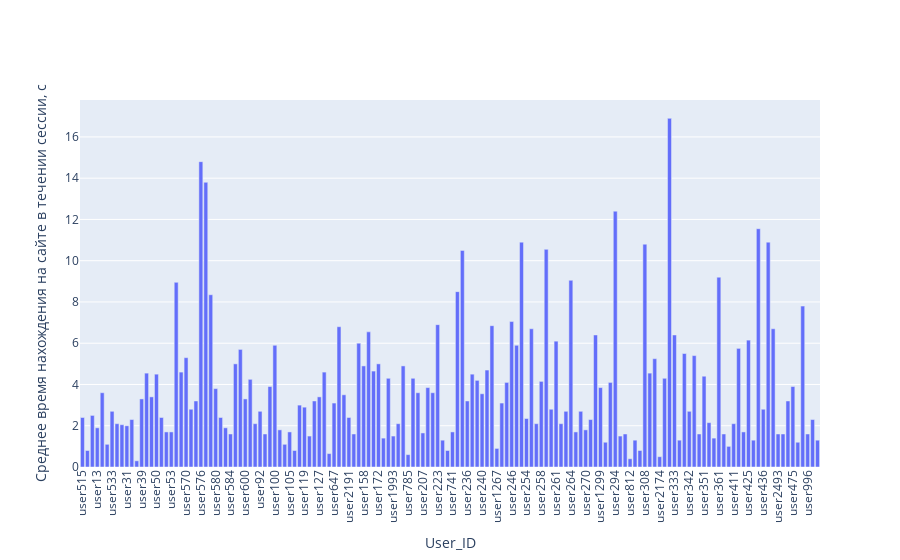

Source (notebook cell):
### Code cell
d = {}
for user_x in new_train_data_150users['user_id'].unique():
    d[user_x] =np.median(new_train_data_150users[train_data_150users['user_id'] == user_x]['mean_time_diff'])
    
data_viz =  go.Bar(
    x = map(lambda x: 'user'+x, map(str,d.keys())),
    y = d.values()
)

fig = go.Figure(data = [data_viz])
fig.update_xaxes(tickangle=-90)
fig.update_layout(xaxis_title='User_ID', yaxis_title=u'Cреднее время нахождения на сайте в течении сессии, c')
iplot(fig)

### Figure 1 — Plotly figure (JSON) as saved in the notebook; plotly's stock layout.template omitted (floating-point values rounded to 4 significant figures; data arrays with more than 128 entries replaced by an {"elided": "..."} marker saying what was removed)
{"data": [{"type": "bar", "x": {"elided": "150 str values"}, "y": {"elided": "150 float values"}}], "layout": {"xaxis": {"tickangle": -90, "title": {"text": "User_ID"}}, "yaxis": {"title": {"text": "Cреднее время нахождения на сайте в течении сессии, c"}}}}
